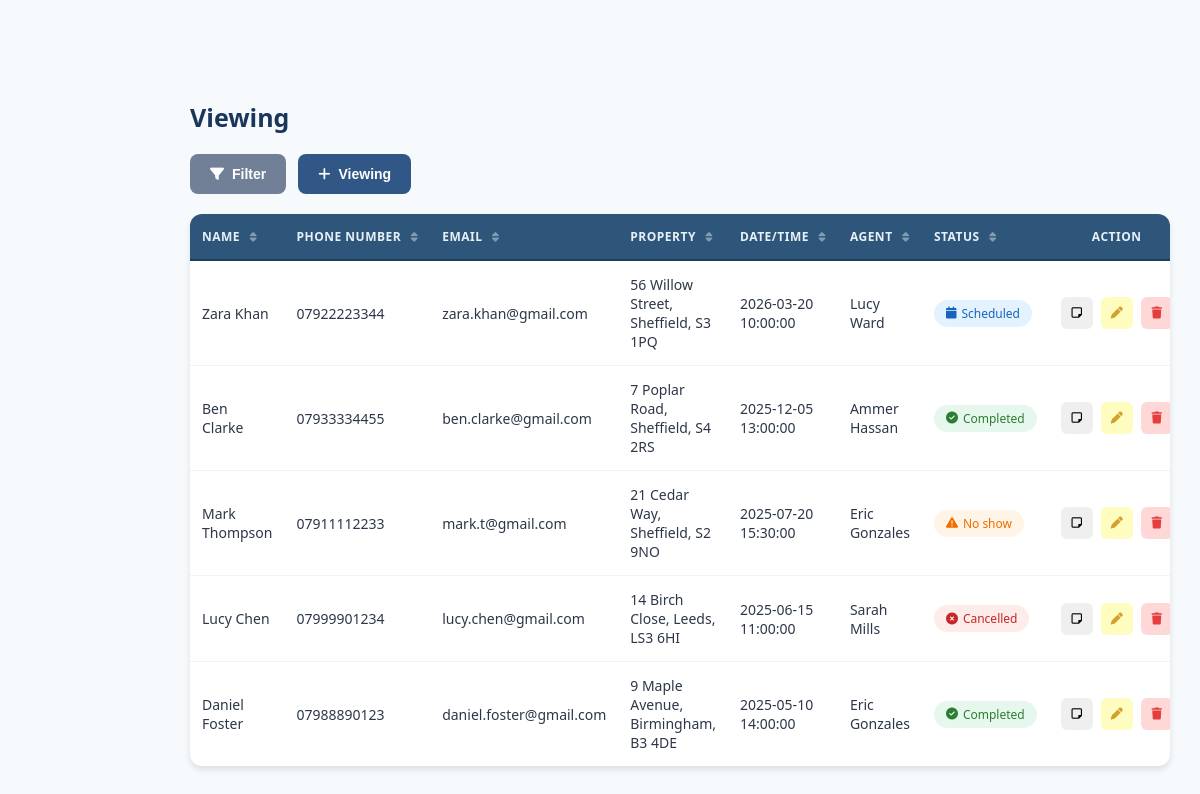
The app's page /viewing.php (signed in), older data.
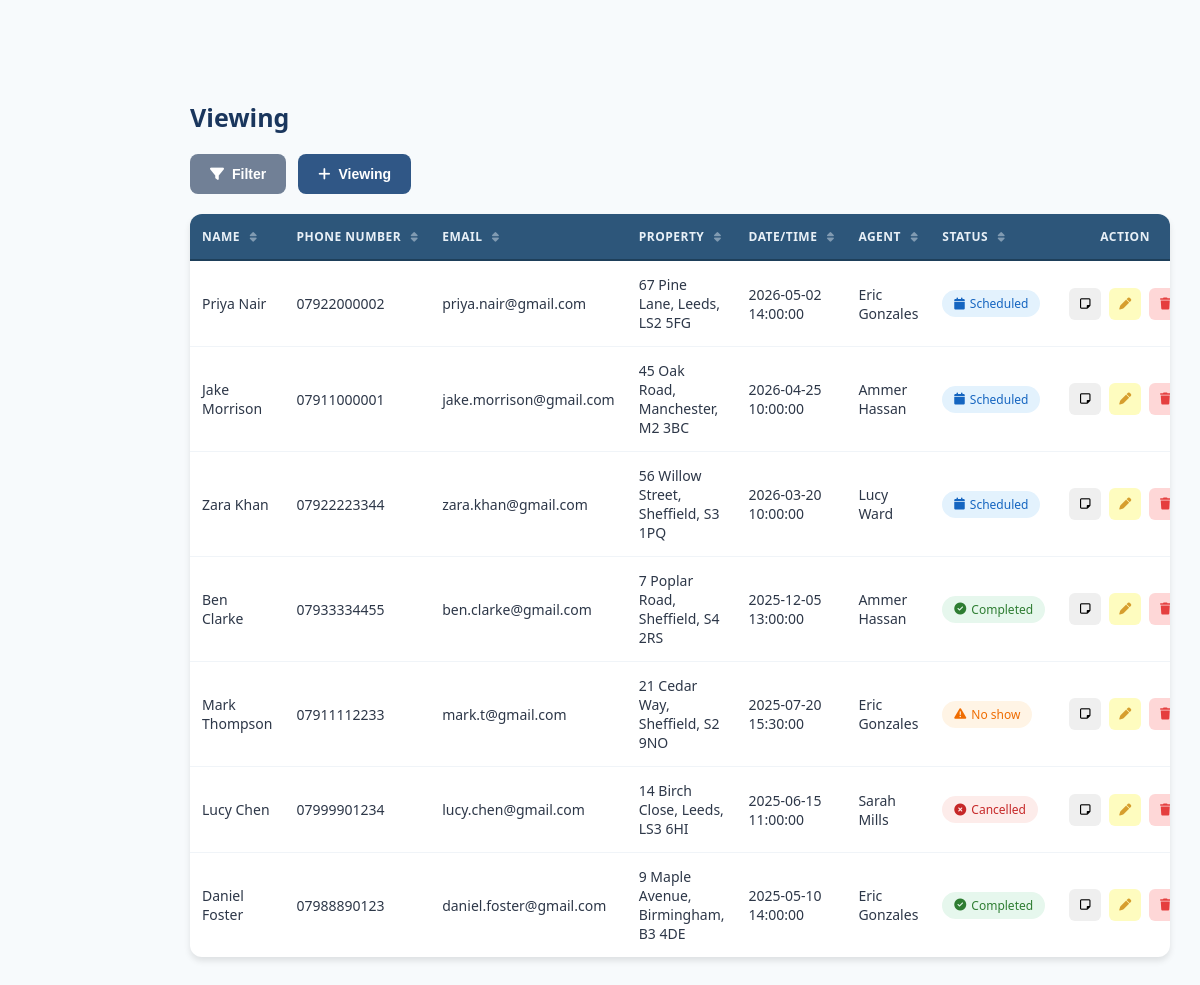
The same page, newer data.
### tables this page shows
CREATE TABLE viewing_bookings (
    booking_id INTEGER PRIMARY KEY AUTOINCREMENT,
    property_id INTEGER NOT NULL,
    viewer_name TEXT NOT NULL,
    viewer_phone TEXT NOT NULL,
    status TEXT NOT NULL CHECK (status IN ('scheduled','completed','cancelled','no_show')),
    date_time TEXT NOT NULL,
    user_id INTEGER NOT NULL,
    email VARCHAR(50) NOT NULL,
    archived INTEGER NOT NULL CHECK (archived IN (0,1)),
    date_archived TEXT,
    FOREIGN KEY (property_id) REFERENCES properties(property_id),
    FOREIGN KEY (user_id) REFERENCES users(user_id)
);

CREATE TABLE properties (
    property_id INTEGER PRIMARY KEY AUTOINCREMENT,
    property_address TEXT NOT NULL,
    property_type TEXT NOT NULL,
    monthly_rent REAL NOT NULL,
    landlord_id INTEGER NOT NULL,
    gas_cert_due TEXT NOT NULL,
    electric_cert_due TEXT NOT NULL,
    epc_due_date TEXT NOT NULL,
    landlord_id_expiry_date TEXT NOT NULL,
    room_count INTEGER NOT NULL,
    bathroom_count INTEGER NOT NULL,
    epc_rating TEXT NOT NULL CHECK (epc_rating IN ('A','B','C','D','E','F','G')),
    has_garden INTEGER NOT NULL CHECK (has_garden IN (0,1)),
    allowed_pets INTEGER NOT NULL CHECK (allowed_pets IN (0,1)),
    council_band TEXT NOT NULL CHECK (council_band IN ('A','B','C','D','E','F','G','H')),
    archived INTEGER NOT NULL CHECK (archived IN (0,1)),
    date_archived TEXT,
    FOREIGN KEY (landlord_id) REFERENCES landlords(landlord_id)
);

CREATE TABLE users (
    user_id INTEGER PRIMARY KEY AUTOINCREMENT,
    username TEXT NOT NULL,
    name TEXT NOT NULL,
    phone TEXT NOT NULL,
    email TEXT NOT NULL,
    password TEXT NOT NULL,
    password_reset_date TEXT NOT NULL,
    id_number TEXT NOT NULL,
    id_expiry_date TEXT NOT NULL,
    role TEXT NOT NULL CHECK (role IN ('admin','agent','read_only')),
    archived INTEGER NOT NULL CHECK (archived IN (0,1)),
    date_archived TEXT
);

### viewing.php (the view, shortened to what the changed rows need)
<?php
$dbPath = __DIR__ . '/database.db';
try {
    $pdo = new PDO('sqlite:' . $dbPath);
    $pdo->setAttribute(PDO::ATTR_ERRMODE, PDO::ERRMODE_EXCEPTION);
} catch (PDOException $e) {
    die('DB connection failed: ' . $e->getMessage());
}
$stmt = $pdo->query("
    SELECT
        vb.booking_id,
        vb.viewer_name,
        vb.viewer_phone,
        vb.email,
        vb.date_time,
        vb.status,
        p.property_address,
        u.name as agent_name
    FROM viewing_bookings vb
    LEFT JOIN properties p ON vb.property_id = p.property_id
    LEFT JOIN users u ON vb.user_id = u.user_id
    WHERE vb.archived = 0
    ORDER BY vb.date_time DESC
");
$viewings = $stmt->fetchAll(PDO::FETCH_ASSOC);
?>
<!DOCTYPE html>
<html lang="en">
<head>
    <link rel="stylesheet" href="https://cdnjs.cloudflare.com/ajax/libs/font-awesome/6.5.1/css/all.min.css">
    <link rel="stylesheet" href="style.css">
    <link rel="stylesheet" href="tables.css">
</head>
<body onload="CallNavbar(); loadModals();">
    <main class="main-content">
        <h1 class="page-title">Viewing</h1>
        <div class="main-container">
            <div class="table-container">
                <div class="table-wrapper">
                    <table id="viewingsTable">
                        <thead>
                            <tr>
                                <th class="sortable col-name" onclick="sortTable('name', this)">
                                    Name <i class="fa-solid fa-sort sort-icon"></i>
                                </th>
                                <th class="sortable col-number" onclick="sortTable('number', this)">
                                    Phone Number <i class="fa-solid fa-sort sort-icon"></i>
                                </th>
                                <th class="sortable col-email" onclick="sortTable('email', this)">
                                    Email <i class="fa-solid fa-sort sort-icon"></i>
                                </th>
                                <th class="sortable col-property" onclick="sortTable('property', this)">
                                    Property <i class="fa-solid fa-sort sort-icon"></i>
                                </th>
                                <th class="sortable col-datetime" onclick="sortTable('datetime', this)">
                                    Date/Time <i class="fa-solid fa-sort sort-icon"></i>
                                </th>
                                <th class="sortable col-agent" onclick="sortTable('agent', this)">
                                    Agent <i class="fa-solid fa-sort sort-icon"></i>
                                </th>
                                <th class="sortable col-status" onclick="sortTable('status', this)">
                                    Status <i class="fa-solid fa-sort sort-icon"></i>
                                </th>
                                <th class="col-action">Action</th>
                            </tr>
                        </thead>
                        <tbody id="tableBody">
<?php foreach ($viewings as $v):
    $statusClass = 'status-' . str_replace('_', '', $v['status']);
    $statusDisplay = ucfirst(str_replace('_', ' ', $v['status']));
    $statusIcon = match($v['status']) {
        'scheduled' => 'fa-calendar',
        'completed' => 'fa-circle-check',
        'cancelled' => 'fa-circle-xmark',
        'no_show' => 'fa-triangle-exclamation',
        default => 'fa-calendar'
    };
?>
                            <tr data-name="<?= strtolower($v['viewer_name']) ?>"
                                data-status="<?= htmlspecialchars($v['status']) ?>"
                                data-datetime="<?= htmlspecialchars($v['date_time']) ?>">
                                <td class="viewer-name"><?= htmlspecialchars($v['viewer_name']) ?></td>
                                <td><?= htmlspecialchars($v['viewer_phone']) ?></td>
                                <td class="viewer-email"><?= htmlspecialchars($v['email']) ?></td>
                                <td class="viewing-property"><?= htmlspecialchars($v['property_address'] ?? 'N/A') ?></td>
                                <td class="viewing-datetime"><?= htmlspecialchars($v['date_time']) ?></td>
                                <td class="agent"><?= htmlspecialchars($v['agent_name'] ?? 'N/A') ?></td>
                                <td>
                                    <span class="status-badge <?= $statusClass ?>">
                                        <i class="fa-solid <?= $statusIcon ?>"></i>
                                        <?= $statusDisplay ?>
                                    </span>
                                </td>
                                <td>
                                    <div class="action-buttons">
                                        <button class="action-btn action-btn-notes" title="View" onclick="actionbtn.Viewingnote(this)">
                                            <i class="far fa-sticky-note"></i>
                                        </button>
                                        <?php if (in_array($_SESSION['role'], ['admin', 'agent'])): ?>
                                        <button class="action-btn action-btn-edit" title="Edit" onclick="editViewing(this)">
                                            <i class="fa-solid fa-pen"></i>
                                        </button>
                                        <?php endif; ?>
                                        <?php if ($_SESSION['role'] === 'admin'): ?>
                                        <form method="POST" style="display:inline;">
                                            <button type="submit" class="action-btn action-btn-delete" title="Archive"
                                                onclick="return confirm('Archive this viewing?\n<?= htmlspecialchars($v['viewer_name']) ?>')">
                                                <i class="fa-solid fa-trash"></i>
                                            </button>
                                        </form>
                                        <?php endif; ?>
                                    </div>
                                </td>
                            </tr>
<?php endforeach; ?>
                        </tbody>
                    </table>
                </div>
            </div>
        </div>
    </main>
</body>
</html>

Row changes from the older to the newer data that the page shows:
added viewing_bookings: viewer_name "Priya Nair", viewer_phone "07922000002", email "priya.nair@gmail.com", property.property_address "67 Pine Lane, Leeds, LS2 5FG", date_time "2026-05-02 14:00:00", user.name "Eric Gonzales", status "Scheduled"
added viewing_bookings: viewer_name "Jake Morrison", viewer_phone "07911000001", email "jake.morrison@gmail.com", property.property_address "45 Oak Road, Manchester, M2 3BC", date_time "2026-04-25 10:00:00", user.name "Ammer Hassan", status "Scheduled"
